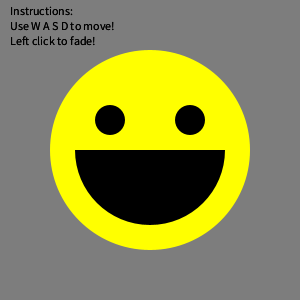
Frame 1 (no input)
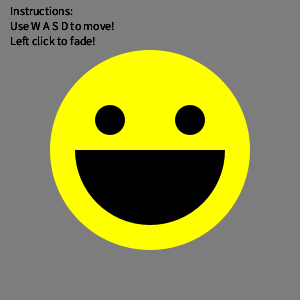
Frame 2 (the mouse pressed at the canvas centre, redrawn once)

The Processing sketch that drew these frames (run headless with seeded random() and noise(); the mouse was pressed at the canvas centre and the sketch redrawn once):

// Processing sketch: processing_71224
// ── processing_71224.pde

//Martin C, User Input, CP1, Mods 4-5

/**
Instructions:<br>
Use W A S D to move!<br>
Left click to fade!
*/

void setup()
{
  size(300, 300);
  smooth();
  background(125);
  frameRate(60);
  noStroke();
  head();
  face();
  instructions();
}

int startFade = 0;
int x = 150;
int y = 150;

void draw()
{
  instructions();
  if (startFade == 0)
  {
    noLoop();
  }
  else
  {
    fade();
  }
}

void head()
{
  fill(255, 255, 0);
  ellipse(x, y, 200, 200);
}

void face()
{
  fill(0);
  ellipse(x-40, y-30, 30, 30);
  ellipse(x+40, y-30, 30, 30);
  arc(x, y, 150, 150, 0, PI);
}



void mouseClicked()
{
  if (mouseButton == LEFT)
  {
    if (startFade == 0)
    {
      startFade = 1;
      loop();
    }
    else
    {
      startFade = 0;
    }
  }
}

int alphaVal = 0;

void fade()
{
  noStroke();
  fill(125, alphaVal);
  rect(0, 0, 300, 300);
  alphaVal = alphaVal + 5;
  if (alphaVal > 255)
  {
    alphaVal = 0;
    head();
    face();
    noLoop();
    startFade = 0;
  }
}

void keyPressed()
{
  if (key == 'd' ||key == 'D')
  {
    x = x + 5;
    loop();
    noStroke();
    fill(125);
    rect(0, 0, 300, 300);
    head();
    face();
  }
  if (key == 'a' ||key == 'A')
  {
    x = x - 5;
    loop();
    noStroke();
    fill(125);
    rect(0, 0, 300, 300);
    head();
    face();
  }
  if (key == 'w' ||key == 'W')
  {
    y = y - 5;
    loop();
    noStroke();
    fill(125);
    rect(0, 0, 300, 300);
    head();
    face();
  }
  if (key == 's' ||key == 'S')
  {
    y = y + 5;
    loop();
    noStroke();
    fill(125);
    rect(0, 0, 300, 300);
    head();
    face();
  }
}

void instructions()
{
  fill(0);
  text("Instructions:", 10, 15);
  text("Use W A S D to move!", 10, 30);
  text("Left click to fade!", 10, 45);
}
